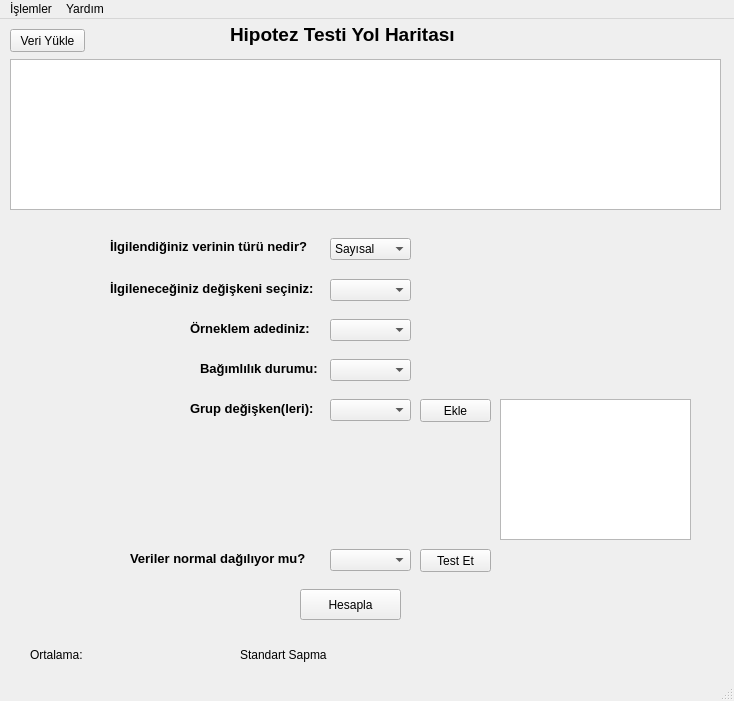
<?xml version="1.0" encoding="UTF-8"?>
<ui version="4.0">
 <class>MainWindow</class>
 <widget class="QMainWindow" name="MainWindow">
  <property name="geometry">
   <rect>
    <x>0</x>
    <y>0</y>
    <width>734</width>
    <height>701</height>
   </rect>
  </property>
  <property name="windowTitle">
   <string>İstatistik Hipotez Testi</string>
  </property>
  <widget class="QWidget" name="centralwidget">
   <widget class="QLabel" name="label">
    <property name="geometry">
     <rect>
      <x>230</x>
      <y>0</y>
      <width>251</width>
      <height>31</height>
     </rect>
    </property>
    <property name="text">
     <string>&lt;html&gt;&lt;head/&gt;&lt;body&gt;&lt;p align=&quot;justify&quot;&gt;&lt;span style=&quot; font-size:14pt; font-weight:600;&quot;&gt;Hipotez Testi Yol Haritası&lt;/span&gt;&lt;/p&gt;&lt;/body&gt;&lt;/html&gt;</string>
    </property>
   </widget>
   <widget class="QLabel" name="label_3">
    <property name="geometry">
     <rect>
      <x>130</x>
      <y>530</y>
      <width>181</width>
      <height>20</height>
     </rect>
    </property>
    <property name="text">
     <string>&lt;html&gt;&lt;head/&gt;&lt;body&gt;&lt;p&gt;&lt;span style=&quot; font-size:10pt; font-weight:600;&quot;&gt;Veriler normal dağılıyor mu?&lt;/span&gt;&lt;/p&gt;&lt;/body&gt;&lt;/html&gt;</string>
    </property>
   </widget>
   <widget class="QComboBox" name="comboBox00">
    <property name="geometry">
     <rect>
      <x>330</x>
      <y>530</y>
      <width>81</width>
      <height>22</height>
     </rect>
    </property>
    <property name="currentIndex">
     <number>-1</number>
    </property>
    <item>
     <property name="text">
      <string>Evet</string>
     </property>
    </item>
    <item>
     <property name="text">
      <string>Hayır</string>
     </property>
    </item>
    <item>
     <property name="text">
      <string>Bilmiyorum</string>
     </property>
    </item>
   </widget>
   <widget class="QPushButton" name="pushButton">
    <property name="geometry">
     <rect>
      <x>420</x>
      <y>530</y>
      <width>71</width>
      <height>23</height>
     </rect>
    </property>
    <property name="text">
     <string>Test Et</string>
    </property>
   </widget>
   <widget class="QTableWidget" name="tblVeriListele">
    <property name="geometry">
     <rect>
      <x>10</x>
      <y>40</y>
      <width>711</width>
      <height>151</height>
     </rect>
    </property>
   </widget>
   <widget class="QPushButton" name="btnLoadData">
    <property name="geometry">
     <rect>
      <x>10</x>
      <y>10</y>
      <width>75</width>
      <height>23</height>
     </rect>
    </property>
    <property name="text">
     <string>Veri Yükle</string>
    </property>
   </widget>
   <widget class="QLabel" name="label_4">
    <property name="geometry">
     <rect>
      <x>190</x>
      <y>300</y>
      <width>121</width>
      <height>20</height>
     </rect>
    </property>
    <property name="text">
     <string>&lt;html&gt;&lt;head/&gt;&lt;body&gt;&lt;p&gt;&lt;span style=&quot; font-size:10pt; font-weight:600;&quot;&gt;Örneklem adediniz:&lt;/span&gt;&lt;/p&gt;&lt;/body&gt;&lt;/html&gt;</string>
    </property>
   </widget>
   <widget class="QComboBox" name="comboBox_OrneklemAdedi">
    <property name="geometry">
     <rect>
      <x>330</x>
      <y>300</y>
      <width>81</width>
      <height>22</height>
     </rect>
    </property>
    <property name="currentIndex">
     <number>-1</number>
    </property>
    <item>
     <property name="text">
      <string>1</string>
     </property>
    </item>
    <item>
     <property name="text">
      <string>2</string>
     </property>
    </item>
    <item>
     <property name="text">
      <string>&gt;2</string>
     </property>
    </item>
   </widget>
   <widget class="QComboBox" name="comboBox">
    <property name="geometry">
     <rect>
      <x>330</x>
      <y>260</y>
      <width>81</width>
      <height>22</height>
     </rect>
    </property>
   </widget>
   <widget class="QLabel" name="label_5">
    <property name="geometry">
     <rect>
      <x>110</x>
      <y>260</y>
      <width>211</width>
      <height>20</height>
     </rect>
    </property>
    <property name="text">
     <string>&lt;html&gt;&lt;head/&gt;&lt;body&gt;&lt;p&gt;&lt;span style=&quot; font-size:10pt; font-weight:600;&quot;&gt;İlgileneceğiniz değişkeni seçiniz:&lt;/span&gt;&lt;/p&gt;&lt;/body&gt;&lt;/html&gt;</string>
    </property>
   </widget>
   <widget class="QLabel" name="label_7">
    <property name="geometry">
     <rect>
      <x>200</x>
      <y>340</y>
      <width>121</width>
      <height>20</height>
     </rect>
    </property>
    <property name="text">
     <string>&lt;html&gt;&lt;head/&gt;&lt;body&gt;&lt;p&gt;&lt;span style=&quot; font-size:10pt; font-weight:600;&quot;&gt;Bağımlılık durumu:&lt;/span&gt;&lt;/p&gt;&lt;/body&gt;&lt;/html&gt;</string>
    </property>
   </widget>
   <widget class="QComboBox" name="cmBox_DataType">
    <property name="geometry">
     <rect>
      <x>330</x>
      <y>219</y>
      <width>81</width>
      <height>22</height>
     </rect>
    </property>
    <property name="currentIndex">
     <number>0</number>
    </property>
    <item>
     <property name="text">
      <string>Sayısal</string>
     </property>
    </item>
    <item>
     <property name="text">
      <string>Kategorik</string>
     </property>
    </item>
   </widget>
   <widget class="QLabel" name="label_8">
    <property name="geometry">
     <rect>
      <x>190</x>
      <y>380</y>
      <width>131</width>
      <height>20</height>
     </rect>
    </property>
    <property name="text">
     <string>&lt;html&gt;&lt;head/&gt;&lt;body&gt;&lt;p&gt;&lt;span style=&quot; font-size:10pt; font-weight:600;&quot;&gt;Grup değişken(leri):&lt;/span&gt;&lt;/p&gt;&lt;/body&gt;&lt;/html&gt;</string>
    </property>
   </widget>
   <widget class="QListWidget" name="tblGrupDegiskenListesi">
    <property name="geometry">
     <rect>
      <x>500</x>
      <y>380</y>
      <width>191</width>
      <height>141</height>
     </rect>
    </property>
   </widget>
   <widget class="QComboBox" name="cmBoxBagimlilikDurum">
    <property name="geometry">
     <rect>
      <x>330</x>
      <y>340</y>
      <width>81</width>
      <height>22</height>
     </rect>
    </property>
    <property name="currentIndex">
     <number>-1</number>
    </property>
    <item>
     <property name="text">
      <string>Bağımlı</string>
     </property>
    </item>
    <item>
     <property name="text">
      <string>Bağımsız</string>
     </property>
    </item>
   </widget>
   <widget class="QComboBox" name="comboBox_GroupVariable">
    <property name="geometry">
     <rect>
      <x>330</x>
      <y>380</y>
      <width>81</width>
      <height>22</height>
     </rect>
    </property>
    <property name="currentIndex">
     <number>-1</number>
    </property>
   </widget>
   <widget class="QPushButton" name="pushButton_30">
    <property name="geometry">
     <rect>
      <x>420</x>
      <y>380</y>
      <width>71</width>
      <height>23</height>
     </rect>
    </property>
    <property name="text">
     <string>Ekle</string>
    </property>
   </widget>
   <widget class="QLabel" name="label_2">
    <property name="geometry">
     <rect>
      <x>110</x>
      <y>220</y>
      <width>202</width>
      <height>16</height>
     </rect>
    </property>
    <property name="text">
     <string>&lt;html&gt;&lt;head/&gt;&lt;body&gt;&lt;p&gt;&lt;span style=&quot; font-size:10pt; font-weight:600;&quot;&gt;İlgilendiğiniz verinin türü nedir?&lt;/span&gt;&lt;/p&gt;&lt;/body&gt;&lt;/html&gt;</string>
    </property>
   </widget>
   <widget class="QPushButton" name="btnHesapla">
    <property name="geometry">
     <rect>
      <x>300</x>
      <y>570</y>
      <width>101</width>
      <height>31</height>
     </rect>
    </property>
    <property name="toolTip">
     <string>&lt;html&gt;&lt;head/&gt;&lt;body&gt;&lt;p&gt;Hesapla yapmak için verilerinizi yüklediğinden emin olunuz !&lt;/p&gt;&lt;/body&gt;&lt;/html&gt;</string>
    </property>
    <property name="whatsThis">
     <string>&lt;html&gt;&lt;head/&gt;&lt;body&gt;&lt;p&gt;Hesapla yapmak için verilerinizi yüklediğinden emin olunuz !&lt;/p&gt;&lt;/body&gt;&lt;/html&gt;</string>
    </property>
    <property name="text">
     <string>Hesapla</string>
    </property>
   </widget>
   <widget class="QLabel" name="lblSTD">
    <property name="geometry">
     <rect>
      <x>240</x>
      <y>620</y>
      <width>101</width>
      <height>31</height>
     </rect>
    </property>
    <property name="text">
     <string>Standart Sapma</string>
    </property>
   </widget>
   <widget class="QLabel" name="lblMeanDisplay">
    <property name="geometry">
     <rect>
      <x>110</x>
      <y>620</y>
      <width>71</width>
      <height>31</height>
     </rect>
    </property>
    <property name="text">
     <string/>
    </property>
   </widget>
   <widget class="QLabel" name="lblMean">
    <property name="geometry">
     <rect>
      <x>30</x>
      <y>620</y>
      <width>71</width>
      <height>31</height>
     </rect>
    </property>
    <property name="text">
     <string>Ortalama:</string>
    </property>
   </widget>
   <widget class="QLabel" name="lblSTDDisplay">
    <property name="geometry">
     <rect>
      <x>330</x>
      <y>620</y>
      <width>71</width>
      <height>31</height>
     </rect>
    </property>
    <property name="text">
     <string/>
    </property>
   </widget>
  </widget>
  <widget class="QMenuBar" name="menubar">
   <property name="geometry">
    <rect>
     <x>0</x>
     <y>0</y>
     <width>734</width>
     <height>21</height>
    </rect>
   </property>
   <widget class="QMenu" name="menu_lemler">
    <property name="title">
     <string>İşlemler</string>
    </property>
    <addaction name="actionDosya_Kaydet"/>
   </widget>
   <widget class="QMenu" name="menuYard_m">
    <property name="title">
     <string>Yardım</string>
    </property>
    <addaction name="actionHakkinda"/>
   </widget>
   <addaction name="menu_lemler"/>
   <addaction name="menuYard_m"/>
  </widget>
  <widget class="QStatusBar" name="statusbar"/>
  <action name="actionDosya_Kaydet">
   <property name="text">
    <string>Dosya Kaydet</string>
   </property>
  </action>
  <action name="actionHakkinda">
   <property name="text">
    <string>Hakkında</string>
   </property>
  </action>
 </widget>
 <resources/>
 <connections/>
</ui>
